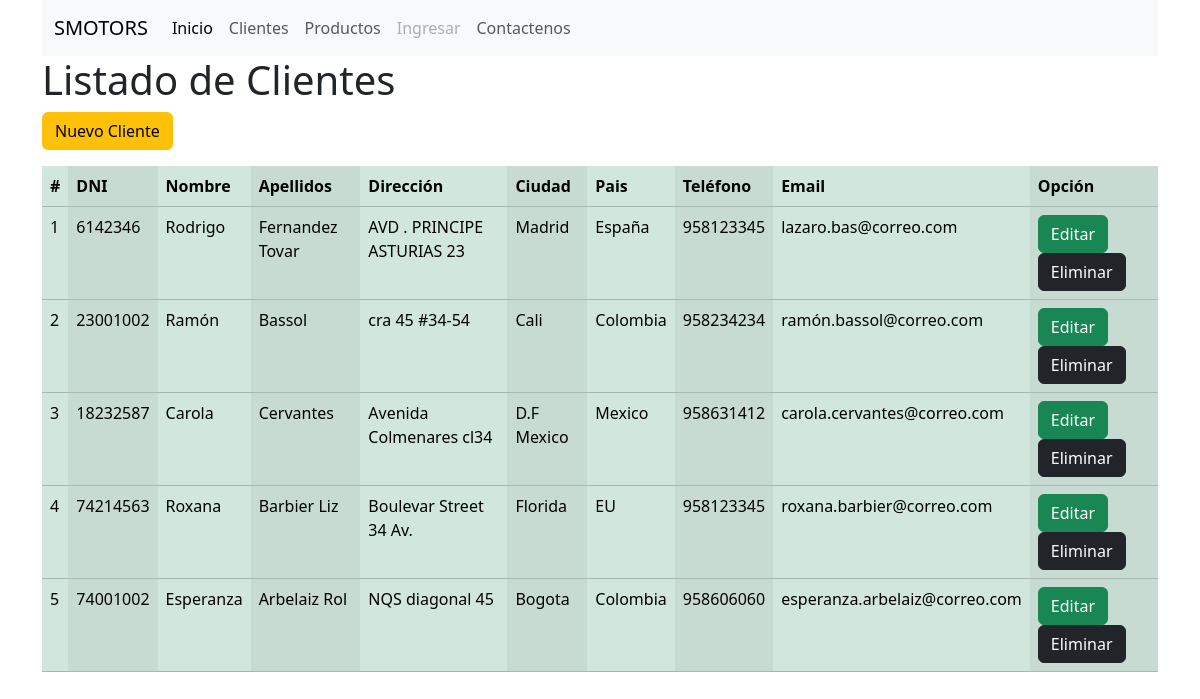
Page /clientes/ on the earlier database version.
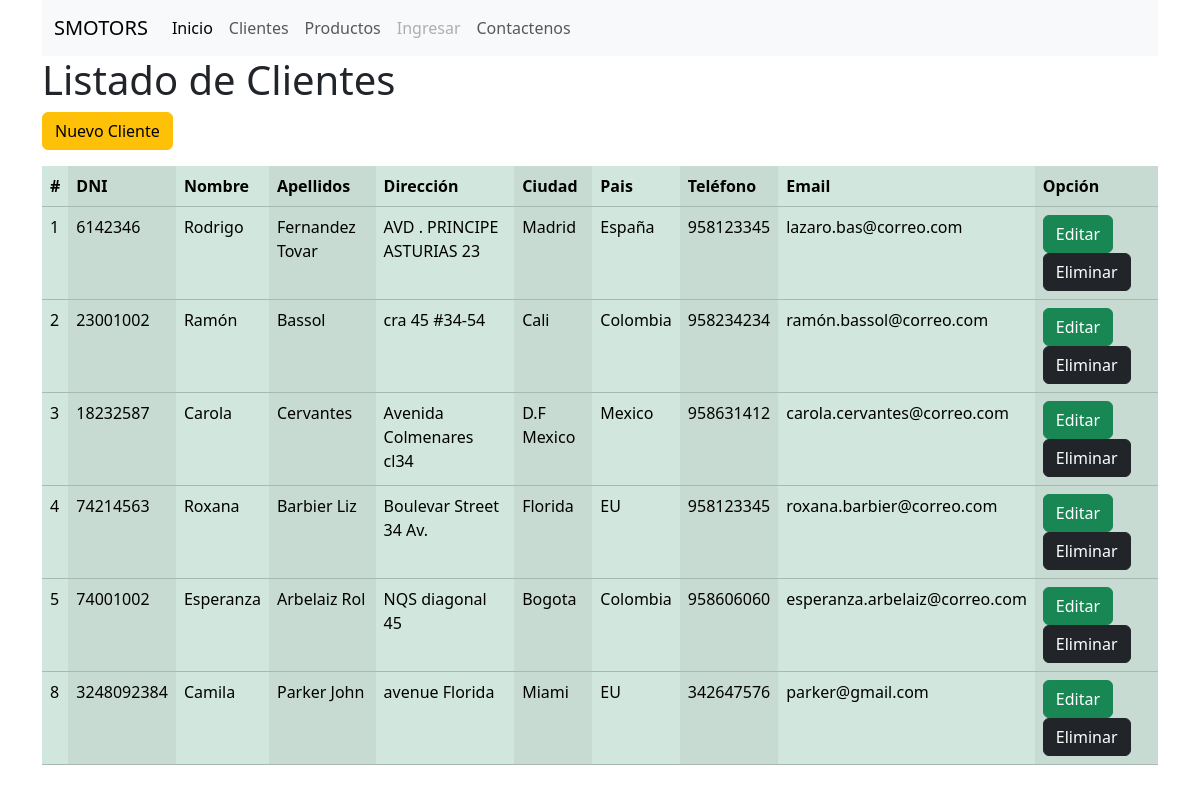
Same page on the later database version.
### clientes/models.py (models this page shows)
class Clientes(models.Model):
    id_cliente = models.AutoField(primary_key=True)
    cedula_cliente = models.IntegerField()
    nombre_cliente = models.CharField(max_length=50)
    apellidos_cliente = models.CharField(max_length=50)
    direccion_cliente = models.CharField(max_length=100)
    ciudad_cliente = models.CharField(max_length=50)
    pais_cliente = models.CharField(max_length=50)
    telefono_cliente = models.IntegerField()
    email_cliente = models.CharField(max_length=50)
    def __str__(self):
        return f'{self.nombre_cliente} {self.apellidos_cliente}'

### clientes/views.py (the view)
# urls.py: path('clientes/', views.clientes, name='clientes'),
def  clientes(request):
        clientes = Clientes.objects.all()#se trae todos los registros de la tabla clientes
        print(clientes)#definir llave
        contexto = {
                'clientes' : clientes
        }
        return render(request, 'clientes.html', contexto)

### clientes/templates/clientes.html (shortened to what this page needs)
{% extends 'base.html' %}
{% block contenido %}
        <h1>Listado de Clientes</h1>
            <p><a class="btn btn-warning"  href="{% url 'crearCliente' %}" >Nuevo Cliente</a></p>
        <table class="table table-success table-striped-columns">
                <thead>
                        <th>#</th>
                        <th>DNI</th>
                        <th>Nombre</th>
                        <th>Apellidos</th>
                        <th>Dirección</th>
                        <th>Ciudad</th>
                        <th>Pais</th>
                        <th>Teléfono</th>
                        <th>Email</th>
                        <th>Opción</th>
                </thead>
                <tbody>
                        {% for cliente in clientes %}
                        <tr>
                            <td>{{cliente.id_cliente}}</td>
                            <td>{{cliente.cedula_cliente}}</td>
                            <td>{{cliente.nombre_cliente}}</td>
                            <td>{{cliente.apellidos_cliente}}</td>
                            <td>{{cliente.direccion_cliente}}</td>
                            <td>{{cliente.ciudad_cliente}}</td>
                            <td>{{cliente.pais_cliente}}</td>
                            <td>{{cliente.telefono_cliente}}</td>
                            <td>{{cliente.email_cliente}}</td>
                            <td>
                                <a href="{% url 'editarCliente' cliente.id_cliente %}" class="btn btn-success">Editar</a>
                                <a href="{% url 'eliminarCliente' cliente.id_cliente %}" class="btn btn-dark">Eliminar</a>
                            </td>
                        </tr>
                        {% endfor %}
                </tbody>
        </table>
{% endblock %}

Differences in the rows shown:
added Clientes: id_cliente "8", cedula_cliente "3248092384", nombre_cliente "Camila", apellidos_cliente "Parker John", direccion_cliente "avenue Florida", ciudad_cliente "Miami", pais_cliente "EU", telefono_cliente "342647576", email_cliente "parker@gmail.com"
